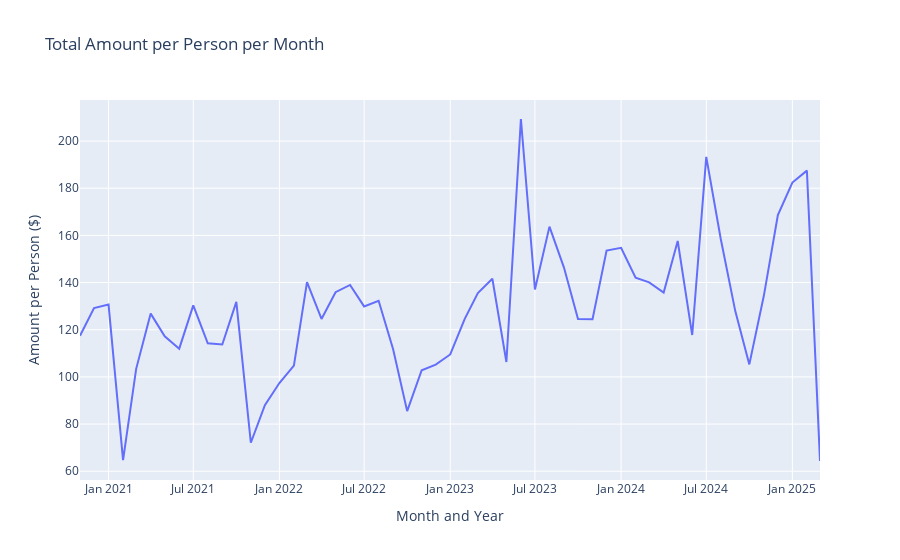

Notebook source saved alongside this figure:
### Code cell
# group by year and month, sum Amount
monthly_amount = df.groupby(df["Date"].dt.to_period("M"))["Amount"].sum().reset_index()
monthly_amount["Date"] = monthly_amount["Date"].astype(
    str
)  # convert to string for Plotly

# calculate amount per person
monthly_amount["Amount_per_person"] = monthly_amount["Amount"] / 3

# plot
fig = px.line(
    monthly_amount,
    x="Date",
    y="Amount_per_person",
    title="Total Amount per Person per Month",
    labels={"Date": "Month and Year", "Amount_per_person": "Amount per Person ($)"},
)

# format y-axis to show currency
fig.update_traces(hovertemplate="Month and Year: %{x}<br>Amount per Person: $%{y:.2f}")
fig.show()

### Figure 1 — Plotly figure (JSON) as saved in the notebook; plotly's stock layout.template omitted (floating-point values rounded to 4 significant figures)
{"data": [{"hovertemplate": "Month and Year: %{x}<br>Amount per Person: $%{y:.2f}", "legendgroup": "", "line": {"color": "#636efa", "dash": "solid"}, "marker": {"symbol": "circle"}, "mode": "lines", "name": "", "orientation": "v", "showlegend": false, "type": "scatter", "x": ["2020-11", "2020-12", "2021-01", "2021-02", "2021-03", "2021-04", "2021-05", "2021-06", "2021-07", "2021-08", "2021-09", "2021-10", "2021-11", "2021-12", "2022-01", "2022-02", "2022-03", "2022-04", "2022-05", "2022-06", "2022-07", "2022-08", "2022-09", "2022-10", "2022-11", "2022-12", "2023-01", "2023-02", "2023-03", "2023-04", "2023-05", "2023-06", "2023-07", "2023-08", "2023-09", "2023-10", "2023-11", "2023-12", "2024-01", "2024-02", "2024-03", "2024-04", "2024-05", "2024-06", "2024-07", "2024-08", "2024-09", "2024-10", "2024-11", "2024-12", "2025-01", "2025-02", "2025-03"], "xaxis": "x", "y": [117.4, 129.2, 130.7, 64.67, 103.4, 126.8, 117.2, 112.0, 130.3, 114.3, 113.7, 131.8, 72.07, 88.01, 97.41, 104.8, 140.2, 124.6, 135.9, 139.0, 129.9, 132.3, 111.7, 85.49, 102.8, 105.2, 109.5, 124.6, 135.5, 141.6, 106.3, 209.4, 137.1, 163.7, 146.4, 124.5, 124.4, 153.6, 154.8, 142.1, 140.1, 135.8, 157.6, 117.8, 193.3, 158.5, 127.9, 105.3, 134.4, 168.6, 182.4, 187.5, 64.33], "yaxis": "y"}], "layout": {"legend": {"tracegroupgap": 0}, "title": {"text": "Total Amount per Person per Month"}, "xaxis": {"anchor": "y", "domain": [0, 1], "title": {"text": "Month and Year"}}, "yaxis": {"anchor": "x", "domain": [0, 1], "title": {"text": "Amount per Person ($)"}}}}
